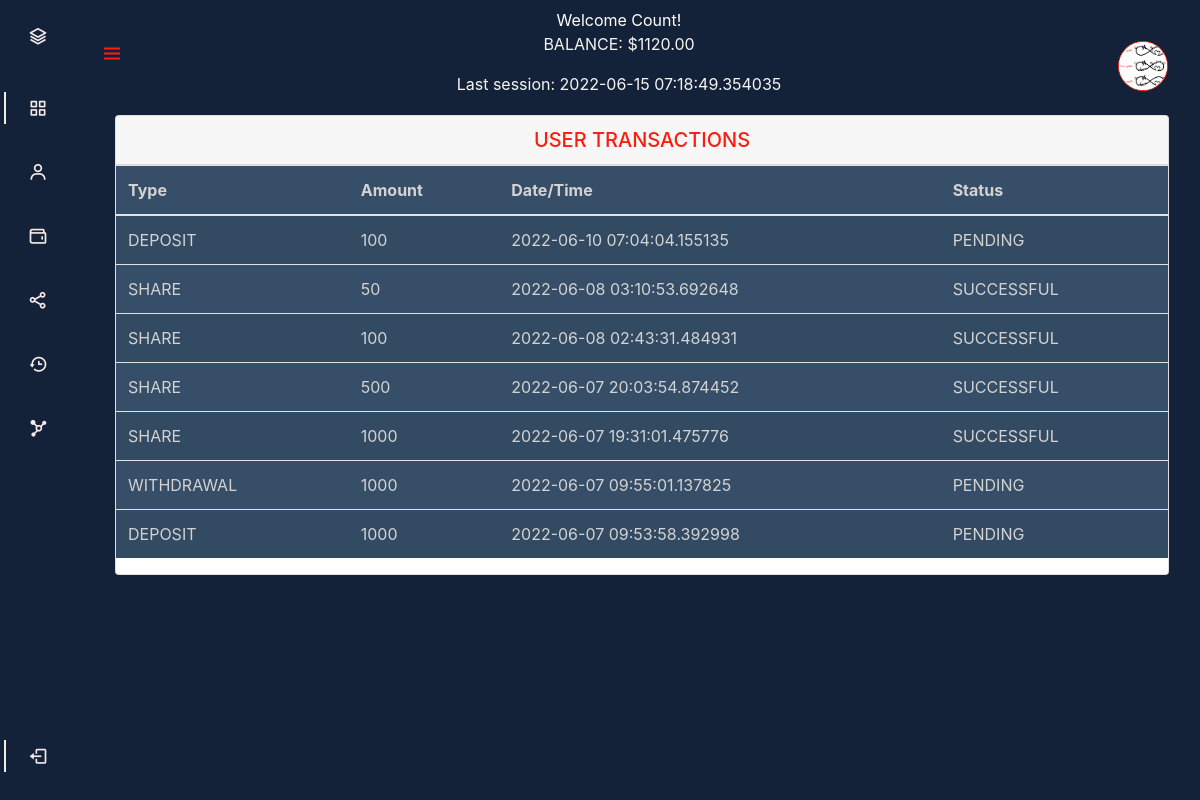
Page /trans_history/count (signed in) on the committed database.
### webapp/auth/models.py (models this page shows, shortened)
class User(db.Model, UserMixin):
    __tablename__ = 'users'
    id = db.Column(db.Integer, primary_key=True)
    email = db.Column(db.String(64), unique=True, index=True)
    country = db.Column(db.String(64))
    phone = db.Column(db.String(15))
    username = db.Column(db.String(20), unique=True)
    password = db.Column(db.String(64))
    password_hash = db.Column(db.String(128))
    confirmed = db.Column(db.Boolean, default=False)
    coin = db.Column(db.String(20))
    wallet_address = db.Column(db.String(64))
    profile_pic = db.Column(db.String(), nullable=True)
    account_balance = db.Column(db.Integer)
    deposit_amount = db.Column(db.Integer)
    total_deposit = db.Column(db.Integer)
    total_payouts = db.Column(db.Integer)
    transaction_image = db.Column(db.String(255))
    transaction = db.relationship('Transactions', backref='user', lazy='dynamic')
    investment = db.relationship('Investments', backref='user', lazy='dynamic')
    referral_code = db.Column(db.String(20), unique=True)
    referrals = db.Column(db.Integer, default=0)
    member_since = db.Column(db.DateTime(), default=datetime.utcnow)
    last_seen = db.Column(db.DateTime(), default=datetime.utcnow)
    roles = db.relationship(
        'Role',
        secondary=roles,
        backref=db.backref('users', lazy='dynamic')
    )
    def ping(self):
        self.last_seen = datetime.utcnow()
        db.session.add(self)
        db.session.commit()
    @property
    def password(self):
        raise AttributeError('password is not a readable attribute')

class Transactions(db.Model):
    __tablename__ = 'transactions'
    id = db.Column(db.Integer, primary_key=True, index=True)
    transaction_time = db.Column(db.DateTime, index=True, default=datetime.utcnow)
    transaction_id = db.Column(db.Integer, db.ForeignKey('users.id'))
    transaction_amount = db.Column(db.Integer)
    transaction_imgs = db.Column(db.String(255), nullable=True)
    transaction_type = db.Column(db.String(15))
    transaction_status = db.Column(db.String(15))
    transaction_email = db.Column(db.String(64), index=True)
    receiver_email = db.Column(db.String(64), index=True)

### webapp/main/views.py (the view)
@main_blueprint.route('/trans_history/<username>')
@login_required
def history(username):
    user = User.query.filter_by(username=username).first()
    trans_history = Transactions.query.order_by(Transactions.id.desc()).filter_by(user=current_user)
    return render_template('main/history.html', user=user, trans_history=trans_history)

### webapp/auth/models.py (called while the page is built)
@login_manager.user_loader
def load_user(user_id):
    return User.query.get(int(user_id))

### webapp/auth/views.py (called while the page is built)
@auth_blueprint.before_app_request
def before_request():
    if current_user.is_authenticated:
        current_user.ping()
        if not current_user.confirmed \
                and request.endpoint \
                and request.blueprint != 'auth' \
                and request.endpoint != 'static':
            return redirect(url_for('auth.unconfirmed'))

### webapp/templates/main/history.html (shortened to what this page needs)
{% extends "dash.html" %}
{% block page_content %}
    <div class="container" style="margin-top: 115px;color: #fa1e0e">
        <div class="card">
            <h5 class="card-header text-uppercase text-center">User  Transactions</h5>
            <table class="table  table-striped" style="color: #d3d3d3; background-color:#364e68">
                    <thead>
                        <tr>
                            <th scope="col">Type</th>
                            <th scope="col">Amount</th>
                            <th scope="col">Date/Time</th>
                            <th scope="col">Status</th>
                        </tr>
                    </thead>
                    <tbody>
                    {% for i in trans_history %}
                    <tr>
                        <td scope="col">{{ i.transaction_type }}</td>
                        <td scope="col">{{ i.transaction_amount }}</td>
                        <td scope="col">{{ i.transaction_time }}</td>
                        <td scope="col">{{ i.transaction_status }}</td>
                    </tr>
                    {% endfor %}
                    </tbody>
                </table>
        </div>
    </div>
{% endblock %}

### webapp/templates/dash.html (shortened to what this page needs)
<!DOCTYPE html>
<html lang="en">
<head>
{% block head %}
    {% block styles %}
        <link rel="stylesheet" href="{{ url_for('static', filename='stylesheets/profile.css') }}">
        <link rel="stylesheet" href="https://cdn.jsdelivr.net/npm/boxicons@latest/css/boxicons.min.css">
        <link href="{{ url_for('static',filename='stylesheets/bootstrap.min.css') }}" rel="stylesheet">
    {% endblock %}
{% endblock %}
</head>
<body id="body-pd">
<header class="header" id="header">
    <div class="header__toggle">
        <i class='bx bx-menu' id="header-toggle" style="color:#fa1e0e "></i>
    </div>
    {% if current_user.profile_pic %}
        <span class="text-center">
            <p class="nav-username text-capitalize mt-2" style="color: white;">Welcome {{ current_user.username }}!</p>
            <p class="text-center text-uppercase"  style="font-size:12px; font-weight: bolder; font: var(--roboto);color: whitesmoke">Balance: ${{ current_user.account_balance }}.00</p>
            <p class="text-center"  style="font-size:7px; font-weight: bolder; font: var(--roboto);color: whitesmoke">Last session: {{ current_user.last_seen }}</p>
        </span>
        <a href="{{ url_for('main.profile', username=current_user.username) }}"><img class="profile-pic" src="{{ url_for('static', filename='img/' + user.profile_pic)}}"  align=""></a>
    {% endif %}
</header>
    <div class="l-navbar" id="nav-bar">
        <nav class="nav mb-3">
            <div>
                <a href="{{ url_for('main.index') }}" class="nav__logo">
                    <i class='bx bx-layer nav__logo-icon'></i>
                </a>
                <div class="nav__list">
                    <a href="{{ url_for('main.dashboard', username=current_user.username) }}" class="nav__link active">
                    <i class='bx bx-grid-alt nav__icon' ></i>
                    </a>
                    <a href="{{ url_for('main.profile',  username=current_user.username) }}" class="nav__link">
                        <i class='bx bx-user nav__icon' ></i>
                    </a>
                    <a href="{{ url_for('main.investment', username=current_user.username) }}" class="nav__link">
                        <i class='bx bx-wallet nav__icon' ></i>
                    </a>
                    <a href="{{ url_for('main.share_balance', username=current_user.username) }}" class="nav__link">
                        <i class='bx bx-share-alt nav__icon' ></i>
                    </a>
                    <a href="{{ url_for('main.history', username=current_user.username) }}" class="nav__link">
                        <i class='bx bx-history nav__icon' ></i>
                    </a>
                    <a href="{{ url_for('main.referrals', username=current_user.username) }}" class="nav__link">
                        <i class='bx bxs-network-chart nav__icon' ></i>
                    </a>
                </div>
            </div>
            <a href="{{ url_for('auth.logout') }}" class="nav__link active">
                <i class='bx bx-log-out nav__icon' ></i>
            </a>
        </nav>
    </div>
    {% block page_content %}
    {% endblock %}
 </body>
</html>

### webapp/static/stylesheets/profile.css (style rules this page uses)
:root { --header-height: 3rem; --nav-width: 68px; #F6E9E9 --db-color: #364e68; --db-color-light: #132238; --db-white-color: #F6E9E9; --border-color: rgba(107, 103, 224, 0.67); --box-shadow: 0px 10px 30px rgba(57, 56, 61, 0.205); --body-font: 'Nunito', sans-serif; --normal-font-size: 1rem; --roboto: 'Roboto', cursive; --z-fixed: 100; }
body { position: relative; margin: var(--header-height) 0 0 0; padding: 0 1rem; font-family: var(--body-font); font-size: var(--normal-font-size); transition: .5s; background-color: var(--db-color-light) !important; color: var(--db-color-light); }
a { text-decoration: none; }
.header { width: 100%; height: var(--header-height); position: fixed; top: 0; left: 0; display: flex; align-items: center; justify-content: space-between; padding: 0 1rem; background-color: var(--db-color-light); z-index: var(--z-fixed); transition: .5s; margin-bottom: 10px; }
.header__toggle { color: var(--db-color); font-size: 1.5rem; cursor: pointer; }
.l-navbar { position: fixed; top: 0; left: -30%; width: var(--nav-width); height: 100%; background-color: var(--db-color); padding: .5rem 1rem 0 0; transition: .5s; z-index: var(--z-fixed); }
.nav { height: 100%; display: flex; flex-direction: column; justify-content: space-between; overflow: hidden; }
.nav__logo, .nav__link { display: grid; grid-template-columns: max-content max-content; align-items: center; column-gap: 1rem; padding: .5rem 0 .5rem 1.5rem; }
.nav__logo { margin-bottom: 2rem; }
.nav__logo-icon { font-size: 1.25rem; color: #F6E9E9; }
.nav__link { position: relative; color: #F6E9E9; margin-bottom: 1.5rem; transition: .3s; }
.nav__icon { font-size: 1.25rem; }
.active { color: var(--db-white-color); }
.active::before { content: ''; position: absolute; left: 0; width: 2px; height: 32px; background-color: var(--db-white-color); }
@media screen and (min-width: 768px) { body { margin: calc(var(--header-height) + 1rem) 0 0 0; padding-left: calc(var(--nav-width) + 2rem); } }
@media screen and (min-width: 768px) { .header { height: calc(var(--header-height) + 1.rem); padding: 0 2rem 0 calc(var(--nav-width) + 2rem); } }
@media screen and (min-width: 768px) { .profile-pic { width: 50px; height: 50px; background-color: white; border: 1px #fa1e0e solid; border-radius: 50px; margin-top: 20px; } }
@media screen and (min-width: 768px) { .nav-username { font: var(--roboto); margin: 20px 0 0 0; } }
@media screen and (min-width: 768px) { .l-navbar { left: 0; padding: 1rem 1rem 0 0; } }
section .row > span > button, a { position: relative; margin-left: 4px !important; color: #c8cbcf; }

### rows in the picture
User: username "Count", account_balance "1120", last_seen "2022-06-15 07:18:49.354035", profile_pic (picture)
Transactions: transaction_type "DEPOSIT", transaction_amount "100", transaction_time "2022-06-10 07:04:04.155135", transaction_status "PENDING"
Transactions: transaction_type "SHARE", transaction_amount "50", transaction_time "2022-06-08 03:10:53.692648", transaction_status "SUCCESSFUL"
Transactions: transaction_type "SHARE", transaction_amount "100", transaction_time "2022-06-08 02:43:31.484931", transaction_status "SUCCESSFUL"
Transactions: transaction_type "SHARE", transaction_amount "500", transaction_time "2022-06-07 20:03:54.874452", transaction_status "SUCCESSFUL"
Transactions: transaction_type "SHARE", transaction_amount "1000", transaction_time "2022-06-07 19:31:01.475776", transaction_status "SUCCESSFUL"
Transactions: transaction_type "WITHDRAWAL", transaction_amount "1000", transaction_time "2022-06-07 09:55:01.137825", transaction_status "PENDING"
Transactions: transaction_type "DEPOSIT", transaction_amount "1000", transaction_time "2022-06-07 09:53:58.392998", transaction_status "PENDING"
